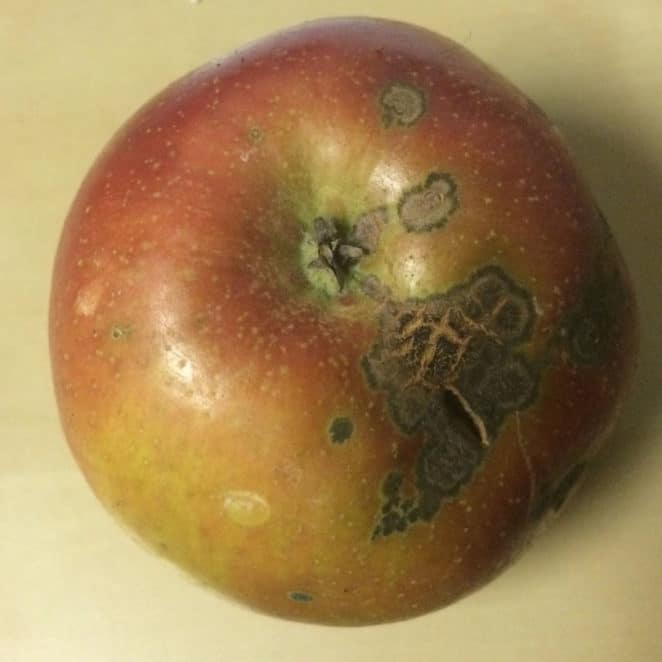
%> input picture Image_Dataset/apple_scab.jpg, 662 x 662 px
$ octave detect2.m   (GNU Octave 9; MATLAB toolbox functions it lacks are replaced by stand-ins)
%> lines starting %> are read from the running program, lines starting %| are printed output that depends on the picture; in (x1, y1, x2, y2) boxes, pixels count from 0 and x2, y2 are one past the last pixel; in counts of white or black regions, pixels touching at a corner belong together; the program's own positions count from 1
close all;
clc;

lab_he = imread('./Image_Dataset/apple_scab.jpg');
%> lab_he is the input picture: size 662x662x3 uint8; mean R, G, B 157.4, 128.3, 82.6
lab_he = imadjust(lab_he, [], [], 0.3);
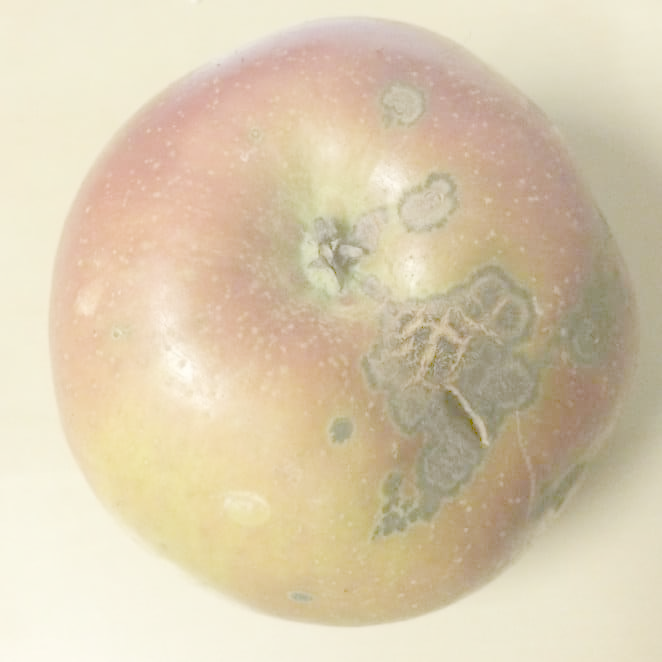
%> lab_he: size 662x662x3 uint8; mean R, G, B 217, 202.3, 174.4
lab_he = rgb2lab(lab_he);
%> lab_he: size 662x662x3 double; mean of channels 1, 2, 3 81.8, 0.8, 15.9

figure; imshow(imread('./Image_Dataset/apple_scab.jpg'))

% figure; imshow(lab_he);

ab = lab_he(:,:,2:3);
ab = im2single(ab);
nColors = 2;
% repeat the clustering 3 times to avoid local minima
pixel_labels = imsegkmeans(ab,nColors,'NumAttempts',3);
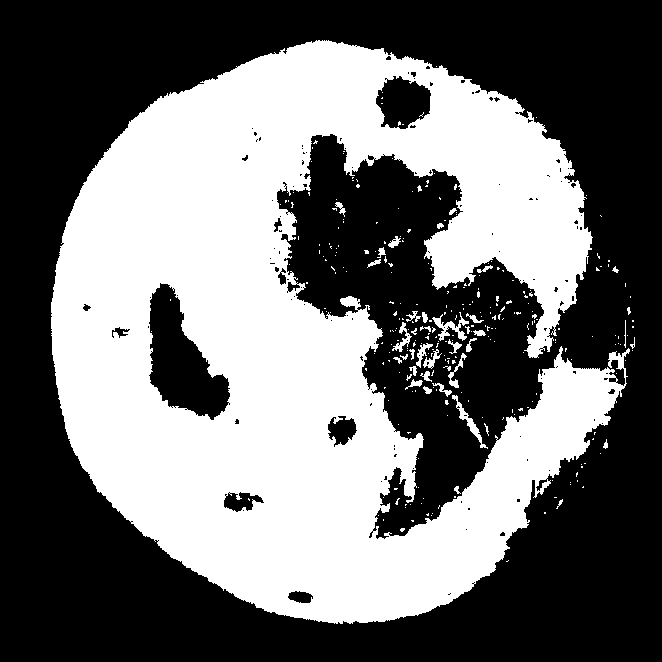
%> pixel_labels: size 662x662 uint8; values 1 (black) and 2 (white), 43.5% white; 297 white regions (257 under 20 px), largest, box (x1, y1, x2, y2) and area: (51, 40, 630, 624) 186921, (432, 312, 469, 341) 351, (452, 395, 488, 449) 310
% pixel_labels = imbinarize(pixel_labels, 0.4);

figure; imshow(pixel_labels, []);

measurements = regionprops(logical(pixel_labels), 'Area');
%> measurements = 1 region; Area: 438244
area = sum([measurements.Area]);
%> area = 438244
area
%> area = 438244

$ run again, with Image_Dataset/apple_ring.jpg copied over Image_Dataset/apple_scab.jpg
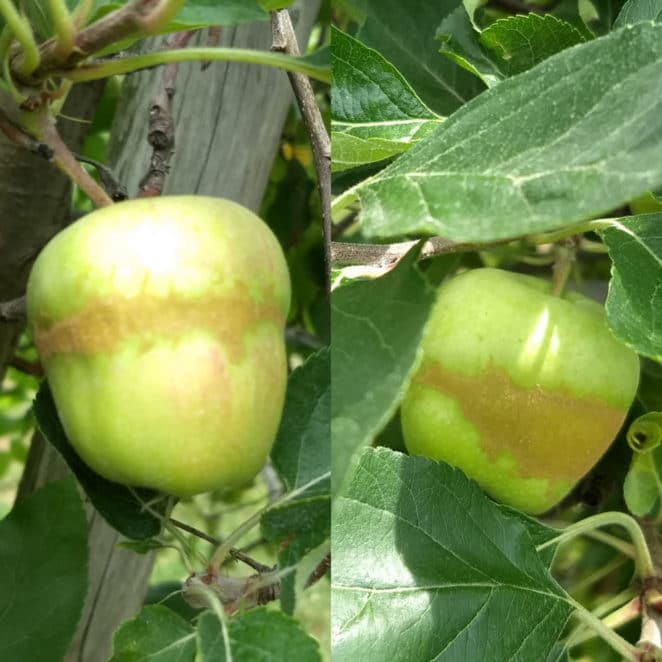
%> input picture Image_Dataset/apple_ring.jpg, 662 x 662 px
%> lab_he is the input picture: size 662x662x3 uint8; mean R, G, B 113, 134.9, 71.4
%> `lab_he = imadjust(lab_he, [], [], 0.3);`:
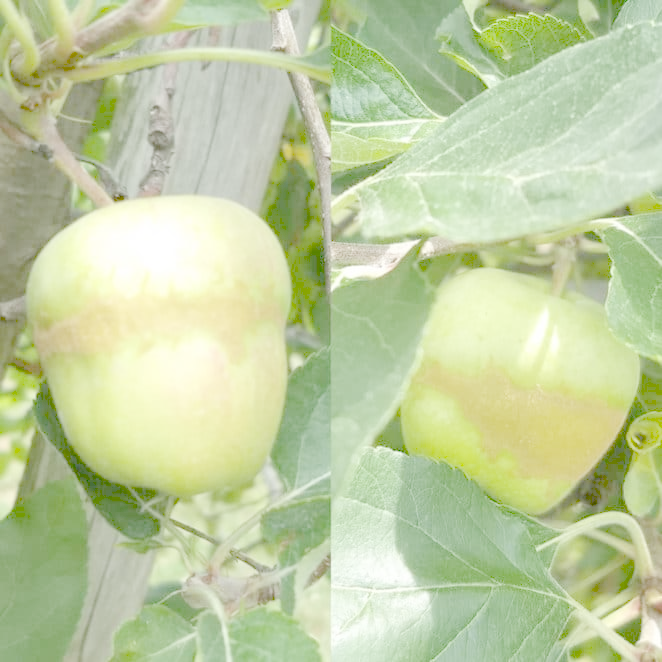
%> lab_he: size 662x662x3 uint8; mean R, G, B 192.8, 206.2, 162.8
%> `pixel_labels = imsegkmeans(ab,nColors,'NumAttempts',3);`:
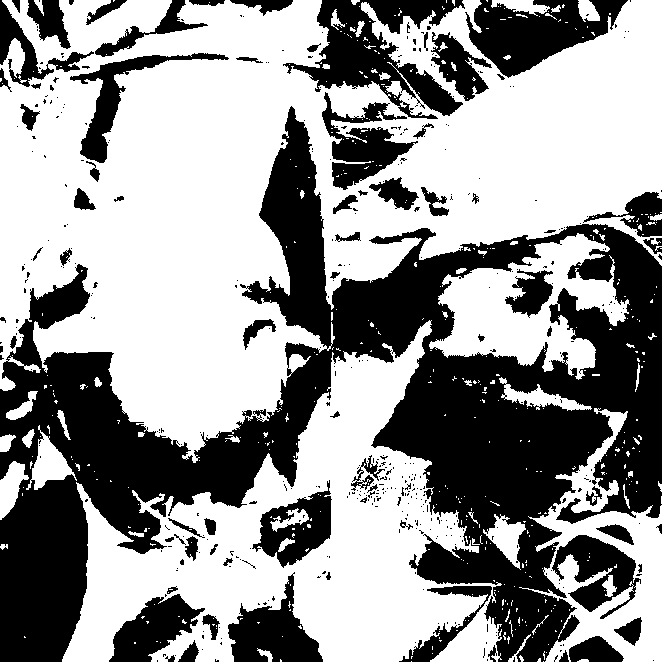
%> pixel_labels: size 662x662 uint8; values 1 (black) and 2 (white), 59.1% white; 438 black regions (365 under 20 px), largest, box (x1, y1, x2, y2) and area: (0, 106, 662, 662) 122770, (283, 0, 465, 119) 8703, (465, 0, 628, 78) 6797
%> measurements = 1 region; Area: 438244
%> `area = sum([measurements.Area]);`: area = 438244

$ run again, with Image_Dataset/apple_spots.jpg copied over Image_Dataset/apple_scab.jpg
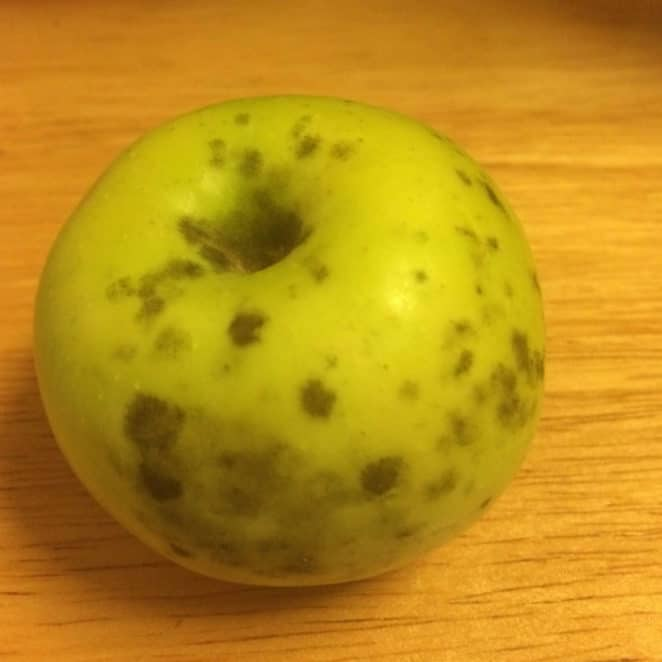
%> input picture Image_Dataset/apple_spots.jpg, 662 x 662 px
%> lab_he is the input picture: size 662x662x3 uint8; mean R, G, B 187.7, 140.7, 23.1
%> `lab_he = imadjust(lab_he, [], [], 0.3);`:
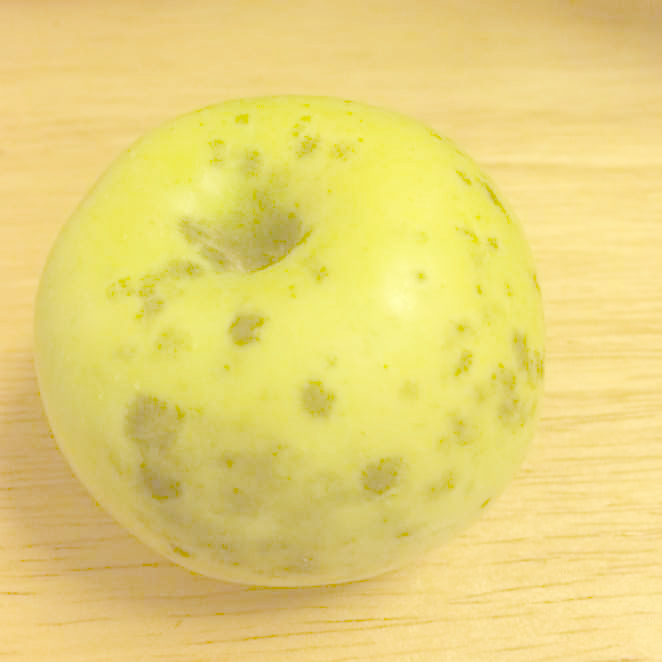
%> lab_he: size 662x662x3 uint8; mean R, G, B 231.3, 211.3, 119.6
%> `pixel_labels = imsegkmeans(ab,nColors,'NumAttempts',3);`:
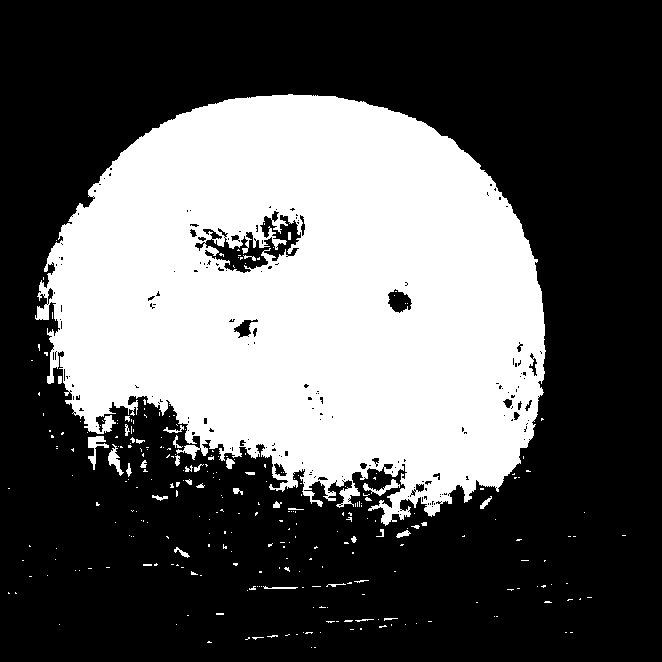
%> pixel_labels: size 662x662 uint8; values 1 (black) and 2 (white), 35.6% white; 291 white regions (254 under 20 px), largest, box (x1, y1, x2, y2) and area: (35, 94, 546, 526) 153209, (88, 436, 109, 470) 253, (108, 444, 124, 476) 194
%> measurements = 1 region; Area: 438244
%> `area = sum([measurements.Area]);`: area = 438244

$ run again, with Image_Dataset/apple_streaks.jpg copied over Image_Dataset/apple_scab.jpg
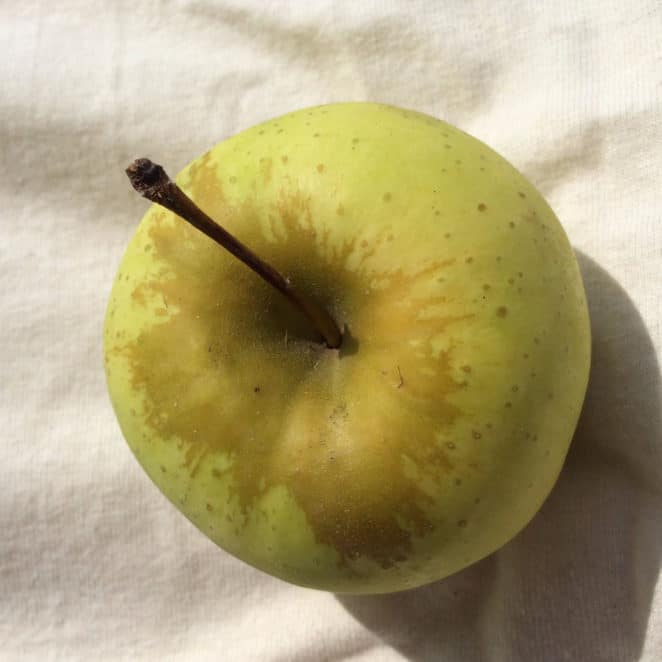
%> input picture Image_Dataset/apple_streaks.jpg, 662 x 662 px
%> lab_he is the input picture: size 662x662x3 uint8; mean R, G, B 173.6, 161.1, 118.8
%> `lab_he = imadjust(lab_he, [], [], 0.3);`:
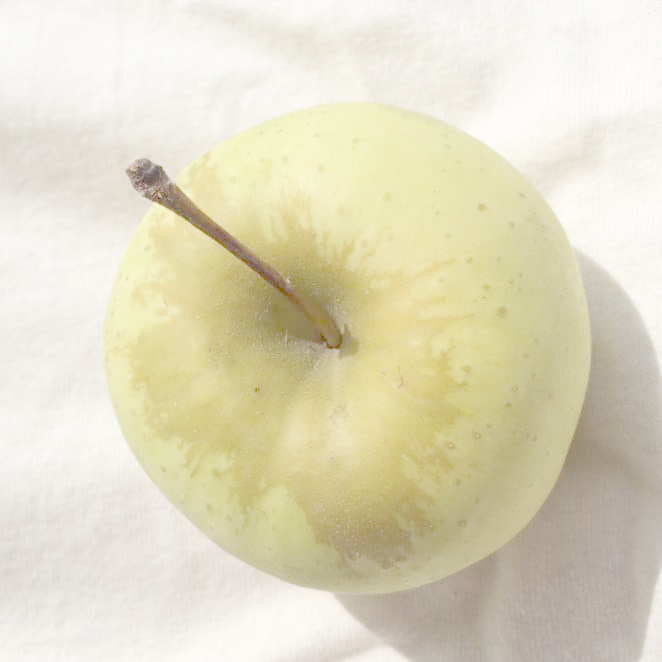
%> lab_he: size 662x662x3 uint8; mean R, G, B 224.1, 218.2, 192.8
%> `pixel_labels = imsegkmeans(ab,nColors,'NumAttempts',3);`:
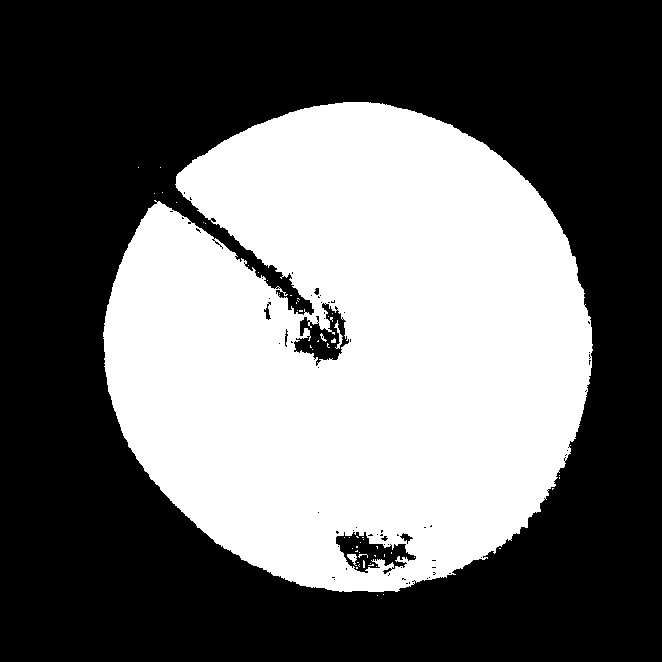
%> pixel_labels: size 662x662 uint8; values 1 (black) and 2 (white), 41% white; 59 white regions (55 under 20 px), largest, box (x1, y1, x2, y2) and area: (103, 102, 593, 592) 179192, (334, 320, 343, 349) 80, (347, 554, 357, 566) 64, (320, 333, 327, 342) 23
%> measurements = 1 region; Area: 438244
%> `area = sum([measurements.Area]);`: area = 438244
